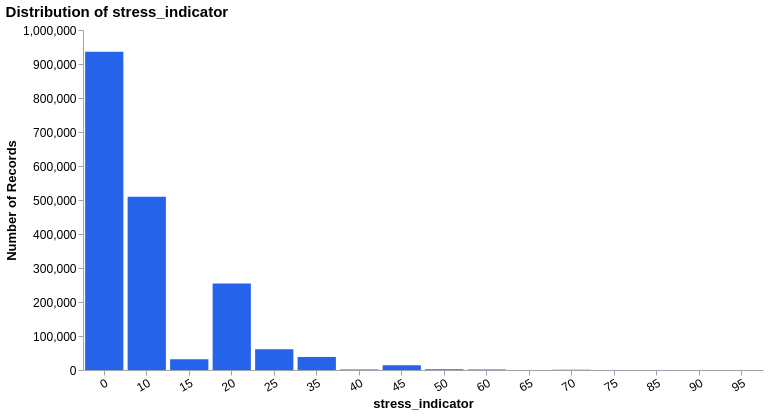

Notebook code for this chart:
### Code cell
numeric_distribution('stress_indicator', discrete=True)

### Figure 1 — Vega-Lite specification as saved in the notebook (floating-point values rounded to 4 significant figures)
{"config": {"view": {"continuousWidth": 300, "continuousHeight": 300, "strokeWidth": 0}, "axis": {"domainColor": "#9ca3af", "labelColor": "#000", "labelFontSize": 12, "labelLimit": 160, "tickColor": "#9ca3af", "titleColor": "#000", "titleFontSize": 13}}, "data": {"name": "data-34fabb59832cd56a185251bde2f39251"}, "mark": {"type": "bar", "color": "#2563eb"}, "encoding": {"tooltip": [{"field": "Bin", "title": "stress_indicator", "type": "nominal"}, {"field": "Count", "format": ",", "title": "Records", "type": "quantitative"}], "x": {"axis": {"grid": false, "labelAngle": -30}, "field": "Bin", "sort": ["0", "10", "15", "20", "25", "35", "40", "45", "50", "60", "65", "70", "75", "85", "90", "95"], "title": "stress_indicator", "type": "nominal"}, "y": {"axis": {"grid": false}, "field": "Count", "title": "Number of Records", "type": "quantitative"}}, "height": 340, "title": {"text": "Distribution of stress_indicator", "anchor": "start", "fontSize": 15}, "width": 680, "$schema": "https://vega.github.io/schema/vega-lite/v5.20.1.json", "datasets": {"data-34fabb59832cd56a185251bde2f39251": [{"Bin": "0", "Count": 935826}, {"Bin": "10", "Count": 509569}, {"Bin": "15", "Count": 31718}, {"Bin": "20", "Count": 254770}, {"Bin": "25", "Count": 61025}, {"Bin": "35", "Count": 38285}, {"Bin": "40", "Count": 1487}, {"Bin": "45", "Count": 14284}, {"Bin": "50", "Count": 2094}, {"Bin": "60", "Count": 1103}, {"Bin": "65", "Count": 106}, {"Bin": "70", "Count": 446}, {"Bin": "75", "Count": 79}, {"Bin": "85", "Count": 115}, {"Bin": "90", "Count": 1}, {"Bin": "95", "Count": 68}]}}
